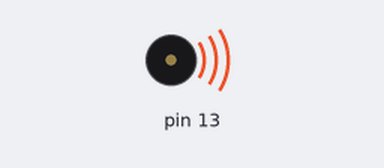
The sketch below on a simulated Arduino Uno, built with avr-gcc and run on an emulated ATmega328P. Parts: buzzer (waves = sounding).

Above: at 0.2 s.
Timing chart, 0 to 3.5 s (numbered marks = the images above):
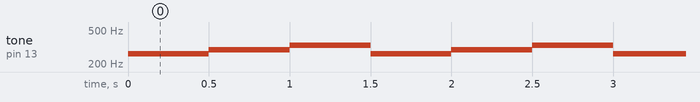

The sketch:

chapter5-list9.ino
```cpp
void setup() {
}

void loop() {
  tone(13, 262, 500);
  delay(500);
  tone(13, 294, 500);
  delay(500);
  tone(13, 330, 500);
  delay(500);
}
```

Measured:
- by itself, tone on pin 13: repeats every 1.5 s: 294 Hz 0.50 s, 330 Hz 0.50 s, 262 Hz 0.50 s
